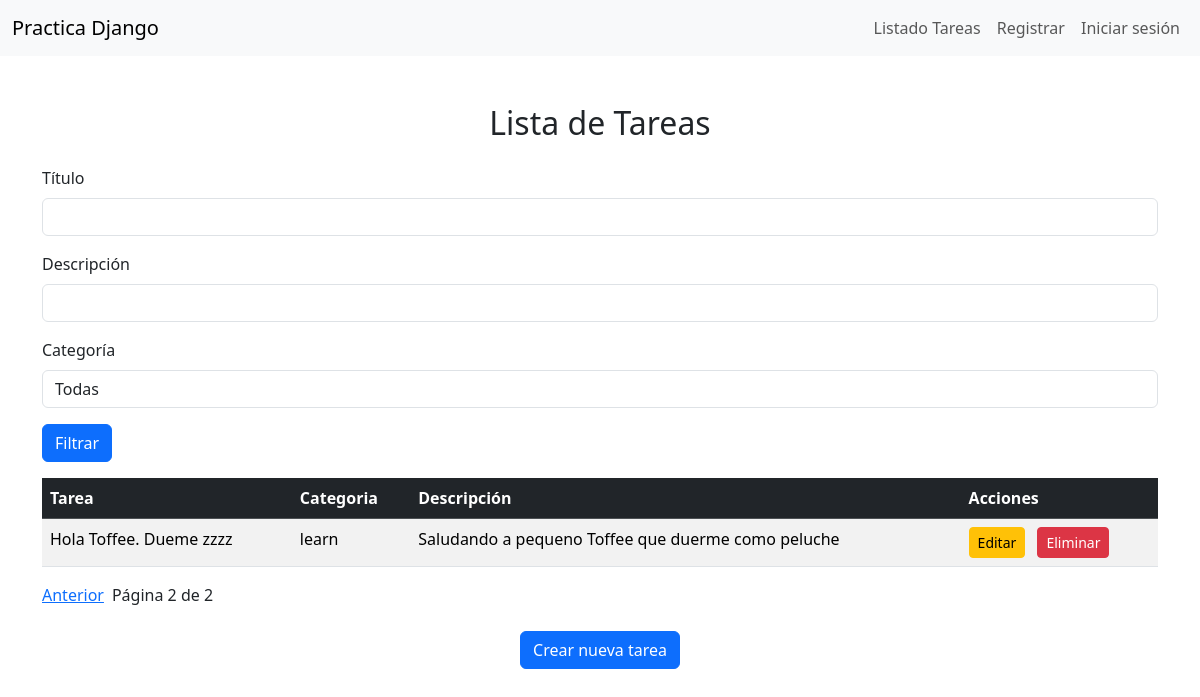
Screenshot of /?page=2 with the database file from the repository.
### tareas/models.py (models this page shows)
class Tarea(models.Model):
    titulo = models.CharField(max_length=100)
    descripcion = models.TextField()
    completada = models.BooleanField(default=False)
    fecha_creacion = models.DateTimeField(auto_now_add=True)
    categoria = models.ForeignKey(Categoria, on_delete=models.SET_NULL, null=True, blank=True, related_name='tareas')

### categorias/models.py (models this page shows, shortened)
class Categoria(models.Model):
    nombre = models.CharField(max_length=100)

### tareas/views.py (the view)
# urls.py: path('', views.listar_tareas, name='listar_tarea'),
def listar_tareas(request):
    titulo = request.GET.get('titulo', '') # el segundo param es por si no lo encuentra no de error
    descripcion = request.GET.get('descripcion', '')
    categoria_id = request.GET.get('categoria', '')
    tareas = Tarea.objects.select_related('categoria').all()
    if titulo:
        tareas = tareas.filter(titulo__icontains=titulo)  # filtro por titulo sin importar min/may
    if descripcion:
        tareas = tareas.filter(descripcion__icontains=descripcion)  # Filtro por descripcion, poco viable como filtro, ya que campo muy largo
    if categoria_id:
        tareas = tareas.filter(categoria__id=categoria_id)  # Filtro por categoria (suponiendo que categoria_id es un número)
    paginator = Paginator(tareas, 5)  # 5 tareas por página
    page_number = request.GET.get('page')
    page_obj = paginator.get_page(page_number)
    categorias = Categoria.objects.all()
    return render(request, 'listar_tareas.html', {
        'page_obj': page_obj,
        'titulo': titulo,
        'descripcion': descripcion,
        'categoria_id': categoria_id,
        'categorias': categorias
    })

### tareas/templates/listar_tareas.html (shortened to what this page needs)
{% extends 'base.html' %}
{% block content %}
    <div class="container mt-5">
        <h2 class="text-center mb-4">Lista de Tareas</h2>
        <form method="get" action="{% url 'listar_tarea' %}">
            <div class="mb-3">
                <label for="titulo" class="form-label">Título</label>
                <input type="text" class="form-control" id="titulo" name="titulo" value="{{ titulo }}">
            </div>
            <div class="mb-3">
                <label for="descripcion" class="form-label">Descripción</label>
                <input type="text" class="form-control" id="descripcion" name="descripcion" value="{{ descripcion }}">
            </div>
            <div class="mb-3">
                <label for="categoria" class="form-label">Categoría</label>
                <select class="form-control" id="categoria" name="categoria">
                    <option value="">Todas</option>
                </select>
            </div>
            <button type="submit" class="btn btn-primary mb-3">Filtrar</button>
        </form>
        <table class="table table-striped table-hover ">
            <thead class="table-dark">
                <tr>
                    <th scope="col">Tarea</th>
                    <th scope="col">Categoria</th>
                    <th scope="col">Descripción</th>
                    <th scope="col">Acciones</th>
                </tr>
            </thead>
            <tbody>
                {% for tarea in page_obj %}
                    <tr>
                        <td>{{ tarea.titulo }}</td>
                        <td>
                            {% if tarea.categoria %}
                                {{ tarea.categoria.nombre }}
                            {% else %}
                                Sin Categoría
                            {% endif %}
                        </td>
                        <td>{{ tarea.descripcion }}</td>
                        <td>
                            <a href="{% url 'actualizar_tarea' tarea.id %}" class="btn btn-sm btn-warning me-2">Editar</a>
                            <a href="{% url 'eliminar_tarea' tarea.id %}" class="btn btn-sm btn-danger">Eliminar</a>
                        </td>
                    </tr>
                {% endfor %}
            </tbody>
        </table>
        <div class="pagination">
            {% if page_obj.has_previous %}
                <a href="?page={{ page_obj.previous_page_number }}" class="me-2">Anterior</a>
            {% endif %}
            Página {{ page_obj.number }} de {{ page_obj.paginator.num_pages }}
        </div>
        <div class="text-center my-4">
            <a href="{% url 'crear_tarea' %}" class="btn btn-primary">Crear nueva tarea</a>
        </div>
    </div>
{% endblock %}

### rows the page displays
Tarea: titulo "Hola Toffee. Dueme zzzz", categoria.nombre "learn", descripcion "Saludando a pequeno Toffee que duerme como peluche"

### other values shown
{{ page_obj.number }} "2"
{{ page_obj.paginator.num_pages }} "2"
